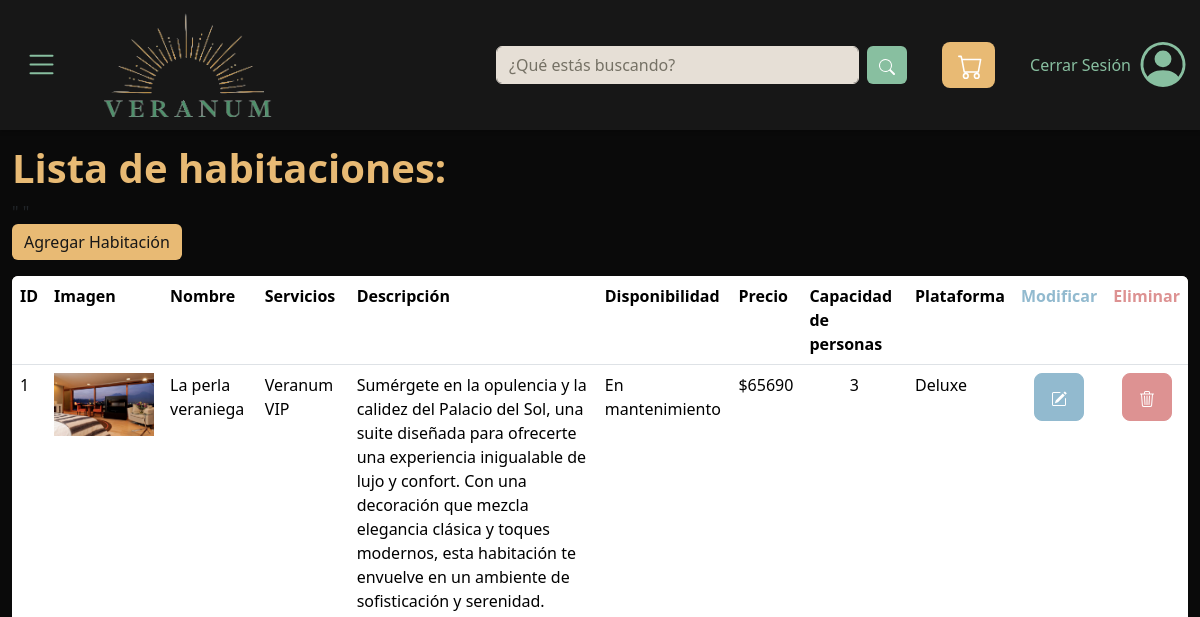
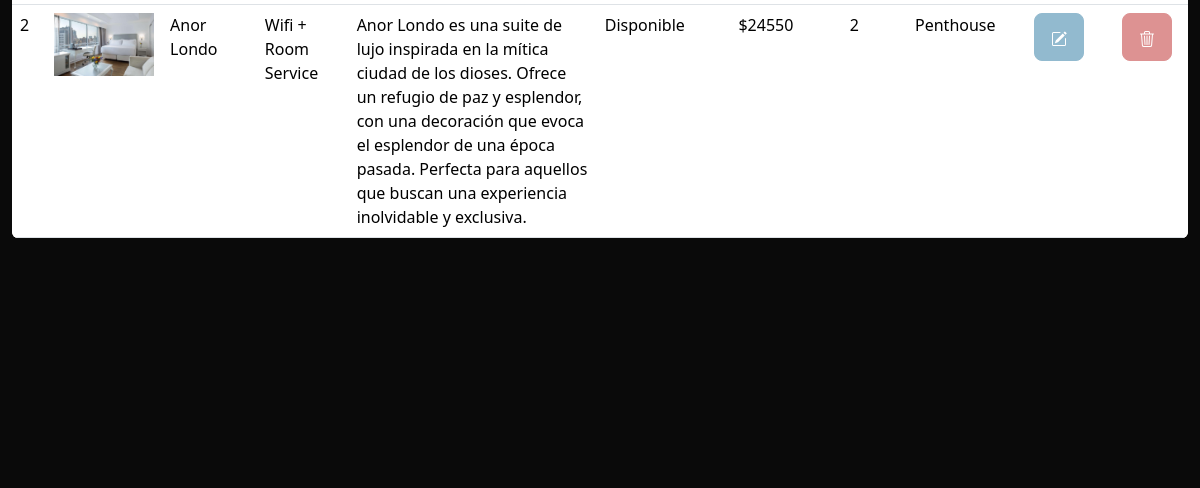
Page /listadoHabs (signed in, upper part) on the earlier database version (2 pictures, top to bottom).
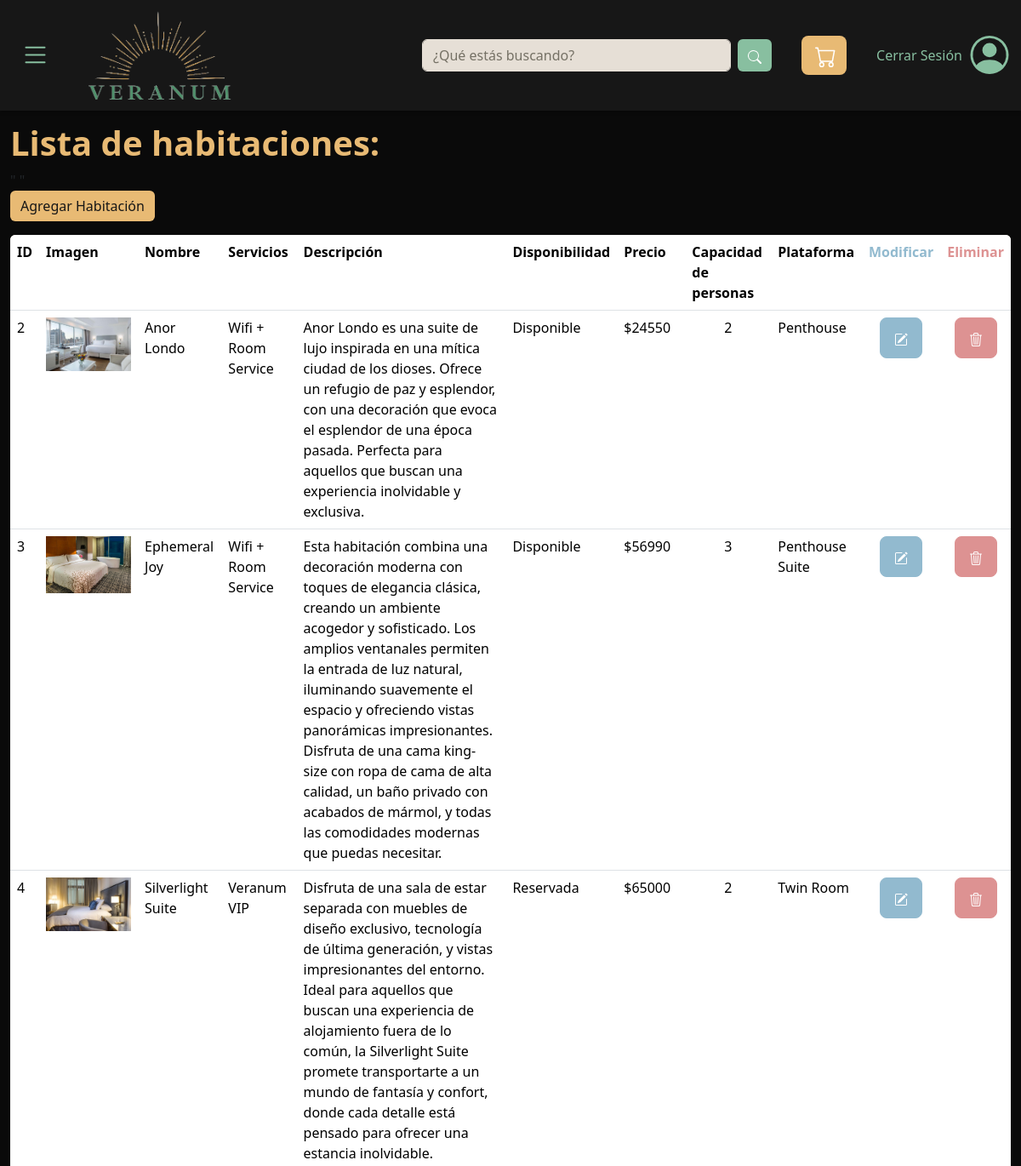
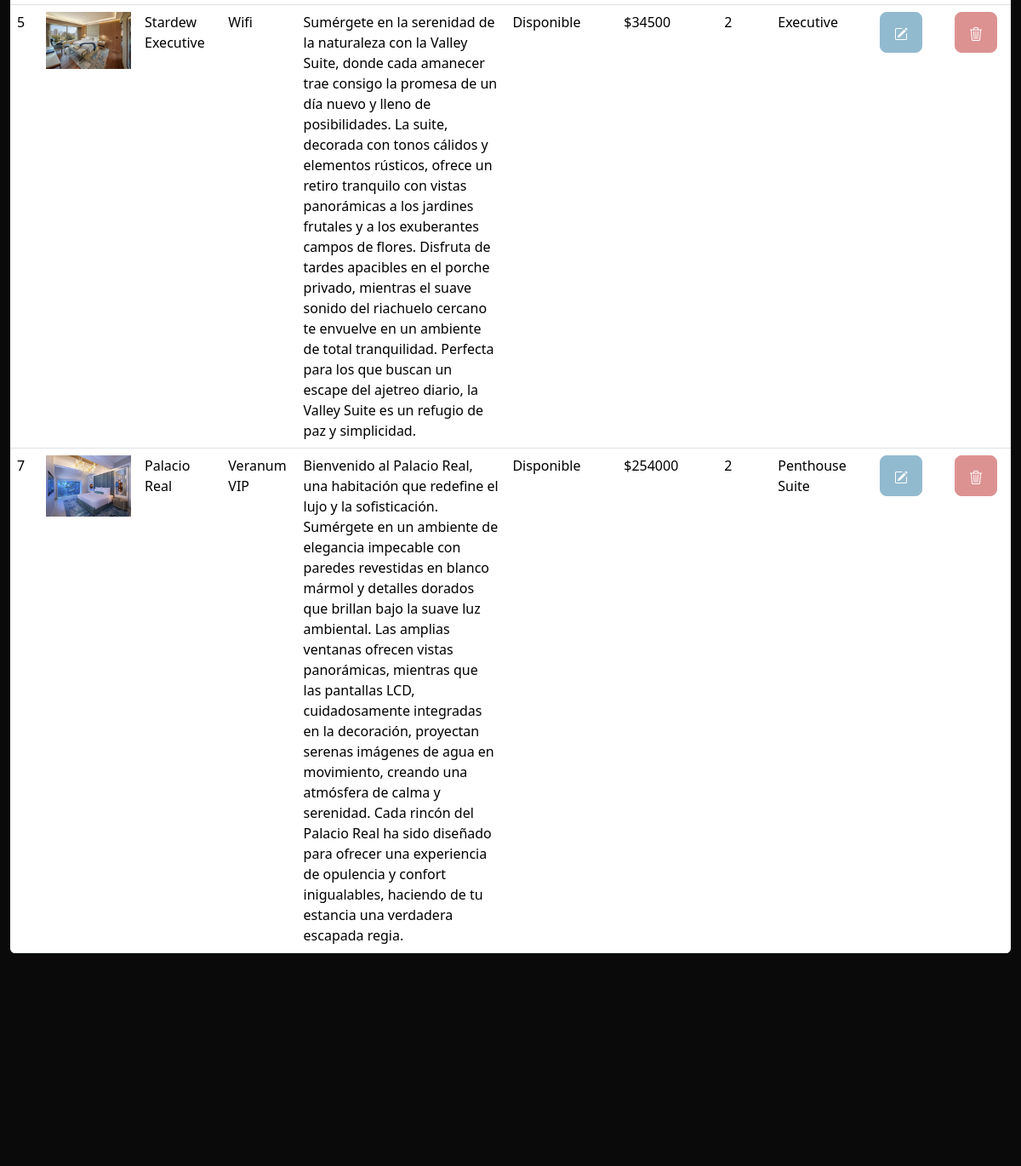
Same page on the later database version (2 pictures, top to bottom).
### Store/models.py (models this page shows)
class Habitacion(models.Model):
    idHab         = models.AutoField(primary_key=True)
    nombre        = models.CharField(max_length=50)
    servicio      = models.ForeignKey('servicio', on_delete=models.CASCADE)
    dispHab       = models.ForeignKey('dispHab', on_delete=models.CASCADE)
    descripcion   = models.CharField(max_length=550)
    imagen        = models.ImageField(upload_to='habitaciones/imagenes')
    ytVidId       = models.CharField(max_length=11, null=True)
    precio        = models.IntegerField()
    capacidad     = models.IntegerField()
    tipoHab       = models.ForeignKey('tipoHab', on_delete=models.CASCADE)

class servicio(models.Model):
    idServ         = models.AutoField(primary_key=True)
    nombre        = models.CharField(max_length=50)

class dispHab(models.Model):
    idDisp        = models.AutoField(primary_key=True)
    nombre        = models.CharField(max_length=40)

class tipoHab(models.Model):
    idTipo        = models.IntegerField(primary_key=True)
    nombre        = models.CharField(max_length=20)

### Store/views.py (the view)
# urls.py: path('listadoHabs', views.listadoHabs, name='listadoHabs'),
@login_required
def listadoHabs(request):
    habitaciones = Habitacion.objects.all()
    tipoHabs = tipoHab.objects.all()
    context = {
    'habitaciones': habitaciones,
    'tipoHabs': tipoHabs
    }
    return render(request, 'listadoHabs.html', context)

### Store/templates/listadoHabs.html (shortened to what this page needs)
{% extends "plantilla_base.html" %}
{% block contenido %}
<h1 class="pt-5 mt-5" style="font-weight:bold; color:#E8BA74">Lista de habitaciones:</h1>
<table class="table table-resposive mb-0">
    <tr class="listado" >
        <th >ID</th>
        <th >Imagen</th>
        <th >Nombre</th>
        <th >Servicios</th>
        <th >Descripción</th>"
        <th >Disponibilidad</th>"
        <th >Precio</th>
        <th >Capacidad de personas</th>
        <th >Plataforma</th>
        <th style="color: #92BACF">Modificar</th>
        <th style="color: #dd9292" >Eliminar</th>
    </tr>
    {%for habitacion in habitaciones%}
        <td > {{habitacion.idHab}} </td>
        <td ><a href="{{habitacion.idHab}}"><img src="{{habitacion.imagen.url}}" alt="No disponible" style="max-width: 100px; max-height: 140px;"></a></td>
        <td >{{habitacion.nombre}}</td>
        <td >{{habitacion.servicio.nombre}}</td>
        <td >{{habitacion.descripcion}}</td>
        <td >{{habitacion.dispHab.nombre}}</td>
        <td >${{habitacion.precio}}</td>
        <td class="text-center">{{habitacion.capacidad}}</td>
        <td>{{habitacion.tipoHab.nombre}}
        </td>
        <td class="text-center"><a href="{% url 'modificarHab' idHab=habitacion.idHab %}" class="btn btn-info btn-lg" style="background-color: #92BACF; border-color:#92BACF">
        </a></td>
        <td class="text-center"><a href="{% url 'eliminarHab' idHab=habitacion.idHab %}" class="btn btn-danger btn-lg" style="background-color: #dd9292; border-color:#dd9292; color: white">
        </a></td>
    {%endfor%}
        <a href="{%url 'registroHab' %}"><button class="btn btnAgregar btn-success mb-3" id="btnAgregar" style="background-color: #E8BA74;border: none; color: #171717 ;">Agregar Habitación</button></a>
    <table class="table table-resposive">
        <div class="container-fluid d-flex flex-column min-vh-100">
          </div>
{%endblock%}

### Store/templates/plantilla_base.html (shortened to what this page needs)
{% load static %}
<!DOCTYPE html>
<html lang="es">
<head>
    <link href="https://cdn.jsdelivr.net/npm/bootstrap@5.3.3/dist/css/bootstrap.min.css" rel="stylesheet">
    <link rel="stylesheet" href="https://cdn.jsdelivr.net/npm/@fancyapps/ui@5.0/dist/fancybox/fancybox.css"/>
    <link rel="stylesheet" type="text/css" href="{% static 'style.css' %}">
</head>
<body>
    <nav class="navbar fixed-top">
        <div class="container-fluid">
          <div class="d-flex align-items-center">
            <button class="navbar-toggler" type="button" data-bs-toggle="offcanvas" data-bs-target="#offcanvasNavbar" aria-controls="offcanvasNavbar" aria-label="Toggle navigation" style="color: #88BFA0; border: none">
            </button>
            <a class="navbar-brand" href="{% url 'principal' %}"> <img src="{% static 'img/Veranum.png' %}" alt="..." width="45%"></a>
          </div>
          <div class="d-none d-lg-block d-flex justify-content-center" style="flex-grow: 0.6;">
            <form class=" d-flex" role="search">
              <input class="form-control me-2 flex-grow-1" type="search" placeholder="¿Qué estás buscando?" aria-label="Search" id="busqueda">
              <button class="btn btn-outline-success" type="submit" id="btn-busqueda">
                <svg xmlns="http://www.w3.org/2000/svg" width="16" height="16" fill="currentColor" class="bi bi-search" viewBox="0 0 16 16">
                  <path d="M11.742 10.344a6.5 6.5 0 1 0-1.397 1.398h-.001q.044.06.098.115l3.85 3.85a1 1 0 0 0 1.415-1.414l-3.85-3.85a1 1 0 0 0-.115-.1zM12 6.5a5.5 5.5 0 1 1-11 0 5.5 5.5 0 0 1 11 0"/>
                </svg>
              </button>
            </form>
          </div>
          <a class="btn btn-primary btn-lg ms-auto d-none d-lg-block" href="{% url 'verCarro' %}" role="button" style="width: 4; padding-right: 12px; justify-content: center;" id="carro">
          </a>
  {% if user.is_authenticated %}
        <a href="#" class="ms-auto d-none d-lg-block" onclick="document.getElementById('logout-form').submit();" style="text-decoration: none; color: #88BFA0; padding-right: 7px;">Cerrar Sesión</a>
  {% endif %}
        </div>
      </nav>
      <div class="container-fluid d-flex flex-column min-vh-50">
        <div class="container pt-5"> </div>
        {% block contenido %}
        {% endblock %}
      </div>
</body>
</html>

### Store/static/style.css (style rules this page uses)
body { background-color: #0A0A0A; }
h1 { color: #88bfa0; }
nav { box-shadow: 0 2px 4px 0 rgba(0,0,0,.2); }
.navbar { background-color: #171717; }
.navbar-brand { padding-left: 2rem; color: black; font-size: 30px; font-family:'Franklin Gothic Medium', 'Arial Narrow', Arial, sans-serif; }
#btn-busqueda { background-color: #88BFA0; color: white; border: none; }
#carro { background-color: #E8BA74; color: white; border: none; }
#busqueda { background-color: #E6DFD6; border-color: #E6DFD6; color: #E6DFD6; }
#busqueda::placeholder { background-color: #E6DFD6; border-color: #E6DFD6; color: rgb(117, 113, 101) }
.form-control::placeholder { color: #aed3be }
.table { border-radius: 6px; overflow:hidden; background-color: #e6dfd6; }

Differences in the rows shown:
removed Habitacion: idHab "1", imagen (picture), nombre "La perla veraniega", servicio.nombre "Veranum VIP", descripcion "Sumérgete en la opulencia y la calidez del Palacio del Sol, una suite diseñada para ofrecerte una experiencia inigualable de lujo y confort. Con una decoración que mezcla elegancia clásica y toques modernos, esta habitación te envuelve en un ambiente de sofisticación y serenidad.", dispHab.nombre "En mantenimiento", precio "65690", capacidad "3", tipoHab.nombre "Deluxe"
changed Habitacion "Anor Londo": descripcion "…de lujo inspirada en la mítica ciudad de los…" → "…de lujo inspirada en una mítica ciudad de los…"
added Habitacion: idHab "3", imagen (picture), nombre "Ephemeral Joy", servicio.nombre "Wifi + Room Service", descripcion "Esta habitación combina una decoración moderna con toques de elegancia clásica, creando un ambiente acogedor y sofisticado. Los amplios ventanales permiten la entrada de luz natural, iluminando suavemente el espacio y ofreciendo vistas panorámicas impresionantes. Disfruta de una cama king-size con ropa de cama de alta calidad, un baño privado con acabados de mármol, y todas las comodidades modernas que puedas necesitar.", dispHab.nombre "Disponible", precio "56990", capacidad "3", tipoHab.nombre "Penthouse Suite"
added Habitacion: idHab "4", imagen (picture), nombre "Silverlight Suite", servicio.nombre "Veranum VIP", descripcion "Disfruta de una sala de estar separada con muebles de diseño exclusivo, tecnología de última generación, y vistas impresionantes del entorno. Ideal para aquellos que buscan una experiencia de alojamiento fuera de lo común, la Silverlight Suite promete transportarte a un mundo de fantasía y confort, donde cada detalle está pensado para ofrecer una estancia inolvidable.", dispHab.nombre "Reservada", precio "65000", capacidad "2", tipoHab.nombre "Twin Room"
added Habitacion: idHab "5", imagen (picture), nombre "Stardew Executive", servicio.nombre "Wifi", descripcion "Sumérgete en la serenidad de la naturaleza con la Valley Suite, donde cada amanecer trae consigo la promesa de un día nuevo y lleno de posibilidades. La suite, decorada con tonos cálidos y elementos rústicos, ofrece un retiro tranquilo con vistas panorámicas a los jardines frutales y a los exuberantes campos de flores. Disfruta de tardes apacibles en el porche privado, mientras el suave sonido del riachuelo cercano te envuelve en un ambiente de total tranquilidad. Perfecta para los que buscan un escape del ajetreo diario, la Valley Suite es un refugio de paz y simplicidad.", dispHab.nombre "Disponible", precio "34500", capacidad "2", tipoHab.nombre "Executive"
added Habitacion: idHab "7", imagen (picture), nombre "Palacio Real", servicio.nombre "Veranum VIP", descripcion "Bienvenido al Palacio Real, una habitación que redefine el lujo y la sofisticación. Sumérgete en un ambiente de elegancia impecable con paredes revestidas en blanco mármol y detalles dorados que brillan bajo la suave luz ambiental. Las amplias ventanas ofrecen vistas panorámicas, mientras que las pantallas LCD, cuidadosamente integradas en la decoración, proyectan serenas imágenes de agua en movimiento, creando una atmósfera de calma y serenidad. Cada rincón del Palacio Real ha sido diseñado para ofrecer una experiencia de opulencia y confort inigualables, haciendo de tu estancia una verdadera escapada regia.", dispHab.nombre "Disponible", precio "254000", capacidad "2", tipoHab.nombre "Penthouse Suite"
